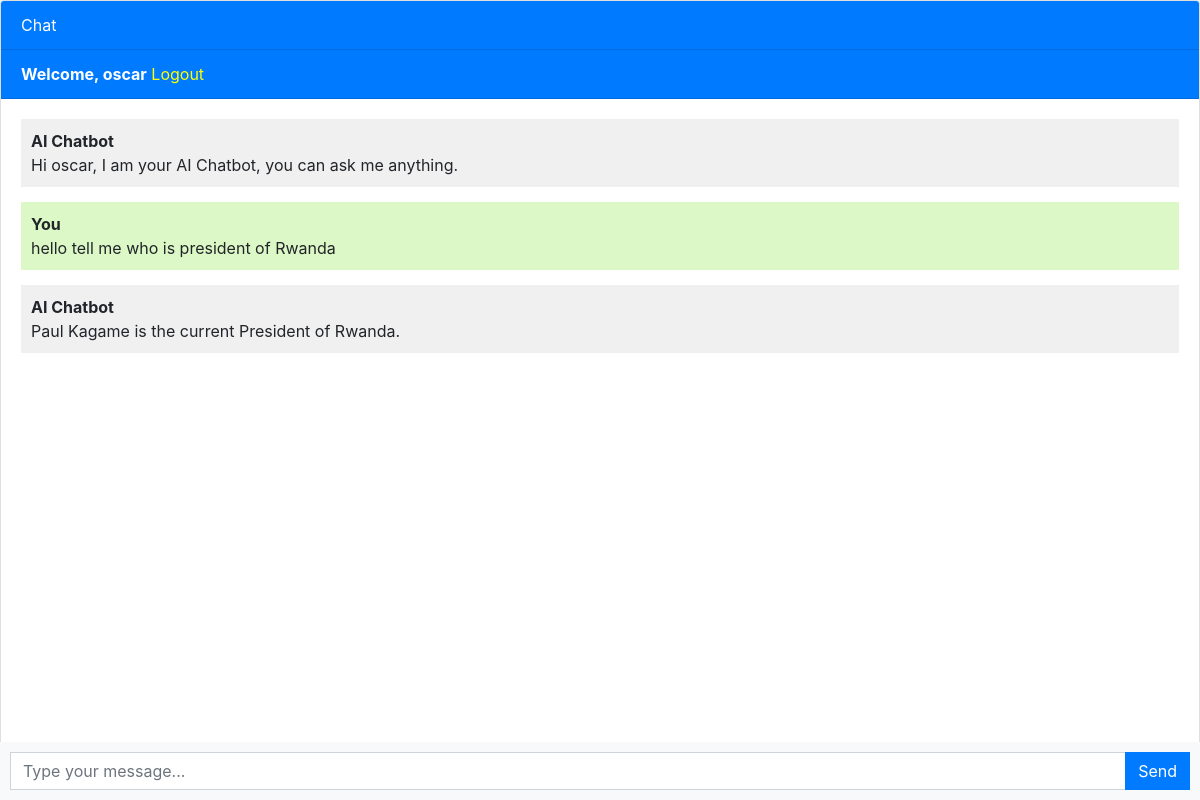
The app's page / (signed in), older data.
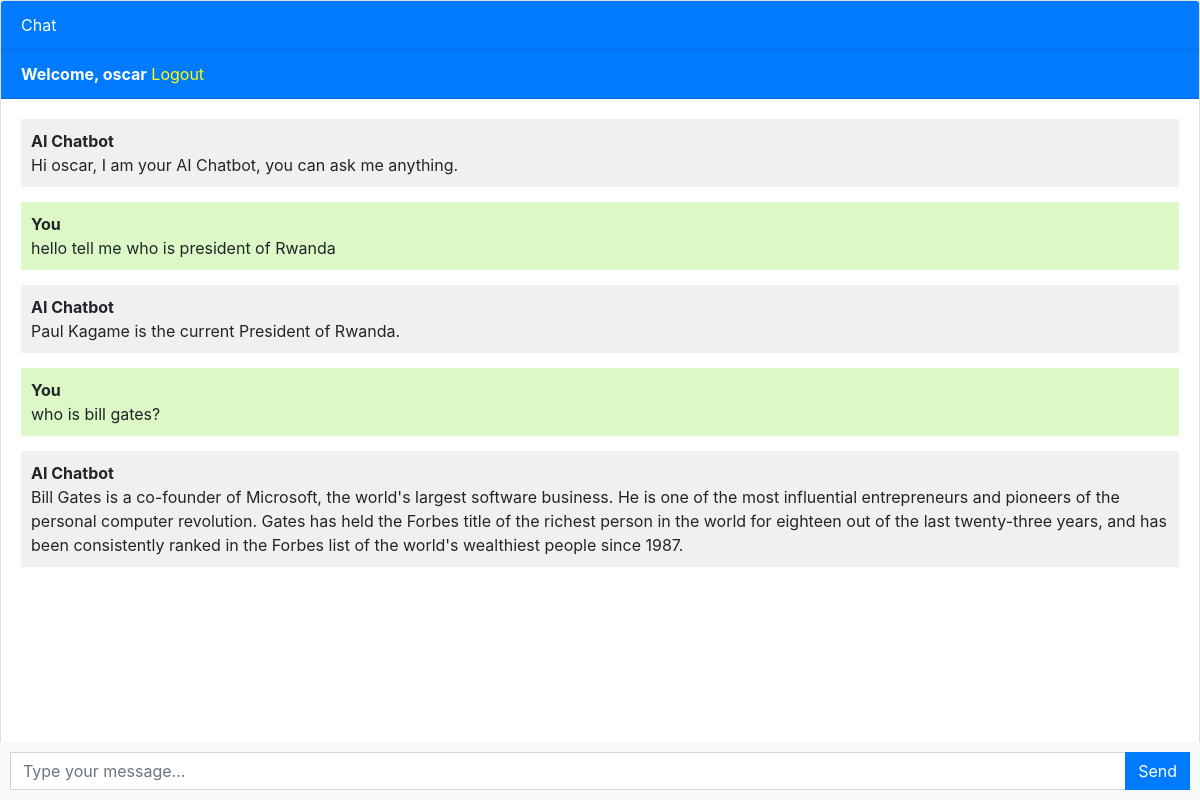
The same page, newer data.
### chatbot/models.py (models this page shows, shortened)
class Chat(models.Model):
    user = models.ForeignKey(User, on_delete=models.CASCADE)
    message = models.TextField()
    response = models.TextField()
    created_at = models.DateTimeField(auto_now_add=True)

### chatbot/views.py (the view)
# urls.py: path('', views.chatbot, name='chatbot'),
def chatbot(request):
    chats = Chat.objects.filter(user=request.user)
    if request.method == 'POST':
        message = request.POST.get('message')
        response = ask_openai(message)
        chat = Chat(user=request.user, message=message, response=response, created_at=timezone.now())
        chat.save()
        return JsonResponse({'message': message, 'response': response})
    return render(request, 'templates/chatbot.html', {'chats': chats})

### templates/chatbot.html (shortened to what this page needs)
{% extends 'base.html' %}
{% block content %}
<div class="chat-container">
  <div class="card flex-grow-1">
    <div class="card-header bg-primary text-white">Chat</div>
      {% if user.is_authenticated %}
          <div class="card-header bg-primary text-white"><b>Welcome, {{ user.username }}</b> <a href="/logout" style="text-decoration: none; color: yellow">Logout</a></div>
      {% else %}
    <div class="card-header bg-primary text-white"><a href="/login" style="text-decoration: none; color: yellow">Login</a> <a href="/register" style="text-decoration: none; color: yellow">Register</a></div>
    {% endif %}
      <div class="card-body messages-box">
      <ul class="list-unstyled messages-list">
        <li class="message received">
          <div class="message-text">
            <div class="message-sender">
              <b>AI Chatbot</b>
            </div>
            <div class="message-content">
              Hi {{ user.username }}, I am your AI Chatbot, you can ask me anything.
            </div>
          </div>
        </li>
          {% for chat in chats %}
              {% if chat.user == request.user %}
                  <li class="message sent">
                      <div class="message-text">
                        <div class="message-sender">
                          <b>You</b>
                        </div>
                        <div class="message-content">
                         {{ chat.message }}
                        </div>
                      </div>
                    </li>
                  <li class="message received">
                      <div class="message-text">
                        <div class="message-sender">
                          <b>AI Chatbot</b>
                        </div>
                        <div class="message-content">
                          {{ chat.response }}
                        </div>
                      </div>
                    </li>
              {% endif %}
          {% endfor %}
      </ul>
    </div>
    <br><br>
    <br><br>
    <br><br>
  </div>
  <form class="message-form">
    <div class="input-group">
      <input type="text" class="form-control message-input" placeholder="Type your message...">
      <div class="input-group-append">
        <button type="submit" class="btn btn-primary btn-send">Send</button>
      </div>
    </div>
  </form>
</div>
{% endblock %}

### templates/base.html (shortened to what this page needs)
<!DOCTYPE html>
<html lang="en">
  <head>
    <link rel="stylesheet" href="https://stackpath.bootstrapcdn.com/bootstrap/4.3.1/css/bootstrap.min.css">
  </head>
  <body>
    {% block content %}{% endblock %}
  </body>
</html>

### templates/chatbot.html (style rules this page uses)
body, html { height: 100%; }
.messages-box { flex: 1; overflow-y: auto; }
.messages-list { padding-left: 0; }
.message { margin-bottom: 15px; list-style: none; }
.message-text { padding: 10px; border-radius: 5px; }
.sent { background-color: #dcf8c6; align-self: flex-end; }
.received { background-color: #f1f0f0; align-self: flex-start; }
.message-form { display: flex; position: fixed; bottom: 0; left: 0; right: 0; padding: 10px; background-color: #f8f9fa; }
.message-input { flex: 1; border-radius: 0; border-right: none; }
.btn-send { border-radius: 0; }
.chat-container { height: 100%; display: flex; flex-direction: column; }

Row changes from the older to the newer data that the page shows:
added Chat: message "who is bill gates?", response "Bill Gates is a co-founder of Microsoft, the world's largest software business. He is one of the most influential entrepreneurs and pioneers of the personal computer revolution. Gates has held the Forbes title of the richest person in the world for eighteen out of the last twenty-three years, and has been consistently ranked in the Forbes list of the world's wealthiest people since 1987."
